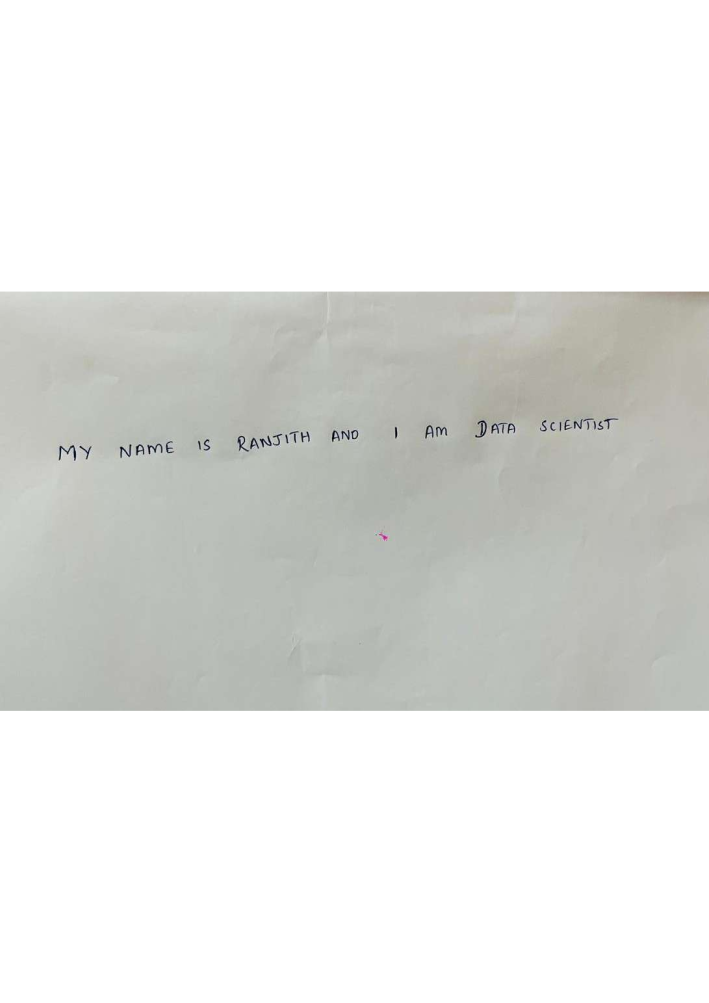
#> input picture temp_images/page_1.png, 4959 x 7017 px (shown at 1/7 size)
$ python -i preprocess.py   (imports and definitions only)
#> lines starting #> are read from the running program, lines starting #| are printed output that depends on the picture; after the words box and inside, x2 and y2 are one past the last pixel; in counts of white or black regions, pixels touching at a corner belong together
#> further down, picture is the input picture: PIL image 4959x7017 RGB; mean R, G, B 226.2, 227.3, 224.7
from PIL import Image, ImageOps, ImageFilter
import numpy as np

def preprocess_image(image, target_size=(128, 32)):
#> called with target_size = (128, 32)
    try:
        img = image.convert('L')
        img = ImageOps.autocontrast(img)
        img = img.filter(ImageFilter.EDGE_ENHANCE)
        threshold = 128
        img = img.point(lambda p: p > threshold and 255)
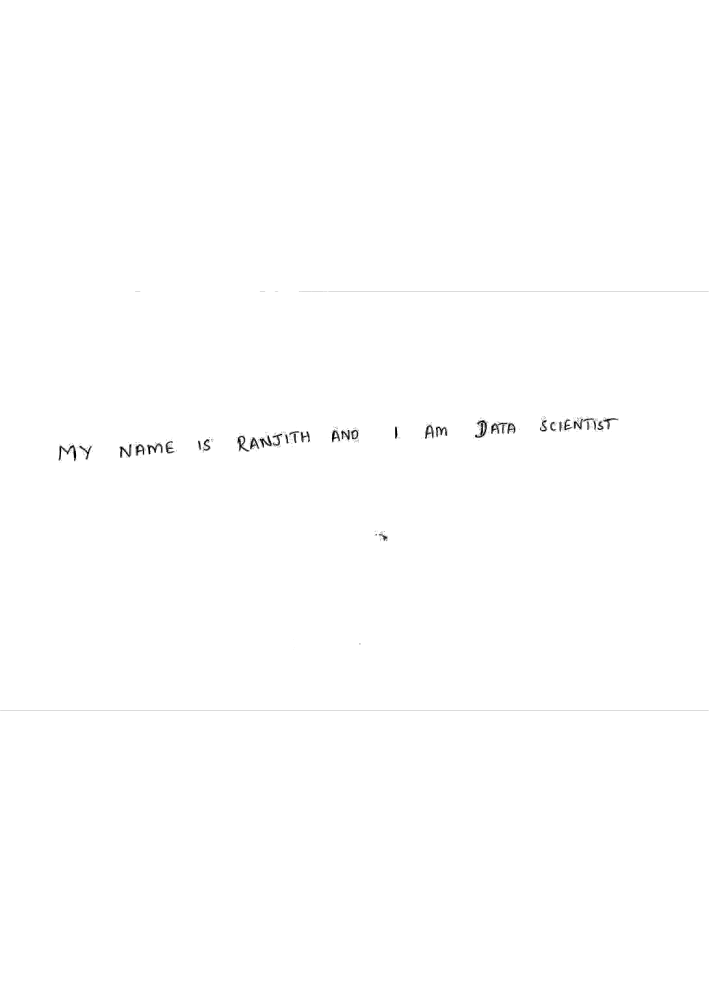
#> img: PIL image 4959x7017 L (shown at 1/7 size); 99.8% white; 1825 black regions (1711 under 20 px), largest, box (x1, y1, x2, y2) and area: (1, 4975, 4958, 4976) 4957, (409, 3119, 532, 3224) 3406, (3330, 2946, 3407, 3060) 3184
        img = img.resize(target_size, Image.Resampling.LANCZOS)
#> img: PIL image 128x32 L
        img = np.array(img)
        img = np.expand_dims(img, axis=-1)
        img = img / 255.0
#> img: shape (32, 128, 1) float64
        return img
    except Exception as e:
        print(f"Error during image preprocessing: {e}")
        raise

>>> from PIL import Image
>>> picture = Image.open('../temp_images/page_1.png')
>>> result = preprocess_image(picture)
